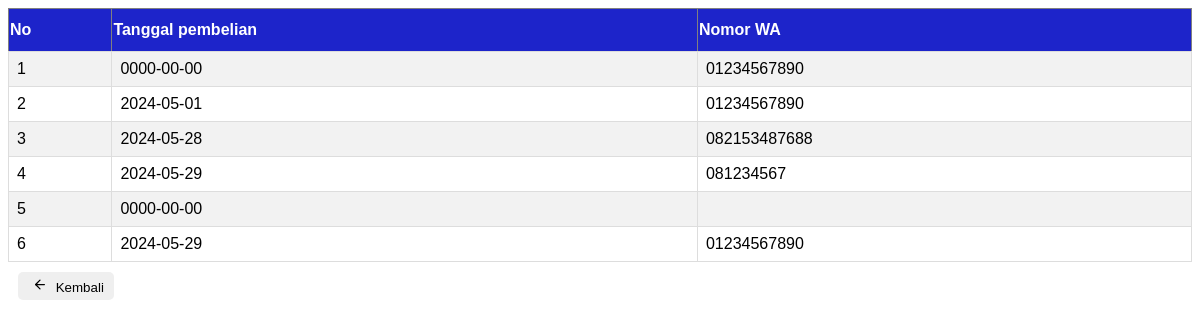
Page /admin/join.php on the committed database.
### tables this page shows
CREATE TABLE `transaksi` (
  `id_barang` int(11) NOT NULL,
  `tanggal_pembelian` date NOT NULL,
  `nama_barang` varchar(500) NOT NULL,
  `nomor_wa` varchar(500) NOT NULL,
  `warna` varchar(500) NOT NULL,
  `ukuran` varchar(500) NOT NULL,
  `model` varchar(500) NOT NULL,
  `jumlah_barang` varchar(500) NOT NULL,
  `id_baju` int(11) DEFAULT NULL,
  `id` int(11) DEFAULT NULL
);

### admin/join.php (the view, shortened to what this page needs)
<!DOCTYPE html>
<html lang="en">
<head>
    <link rel="stylesheet" href="join.css?v=<?php echo time(); ?>">
</head>
<body>
    <table border="1" class="table" id="user">
        <tr>
            <th>No</th>
            <th>Tanggal pembelian</th>
            <th>Nomor WA</th>
        </tr>
        <?php
        include('koneksi.php');
        $query_mysql = mysqli_query($mysqli, "SELECT * FROM transaksi") or die(mysqli_error($mysqli));
        $nomor = 1;
        while ($data = mysqli_fetch_array($query_mysql)) {
        ?>
            <tr>
                <td><?php echo $nomor++; ?></td>
                <td><?php echo $data['tanggal_pembelian']; ?></td>
                <td><?php echo $data['nomor_wa']; ?></td>
            </tr>
        <?php } ?>
    </table>
    <a href="admin.php"><button><i data-feather="arrow-left"></i> Kembali</button></a>
</body>
</html>

### admin/join.css (style rules this page uses)
#user { font-family: Arial, Helvetica, sans-serif; border-collapse: collapse; width: 100%; }
#user td, #customers th { border: 1px solid #ddd; padding: 8px; }
#user tr:nth-child(even) { background-color: #f2f2f2; }
#user th { padding-top: 12px; padding-bottom: 12px; text-align: left; background-color: #1D24CA; color: white; }
button { padding: 5px 10px; border: 0; border-radius: 5px; margin: 10px; cursor: pointer; box-shadow: 1px #000 solid; }
svg { height: 15px; }

### rows in the picture
transaksi: tanggal_pembelian "0000-00-00", nomor_wa "01234567890"
transaksi: tanggal_pembelian "2024-05-01", nomor_wa "01234567890"
transaksi: tanggal_pembelian "2024-05-28", nomor_wa "082153487688"
transaksi: tanggal_pembelian "2024-05-29", nomor_wa "081234567"
transaksi: tanggal_pembelian "0000-00-00"
transaksi: tanggal_pembelian "2024-05-29", nomor_wa "01234567890"
